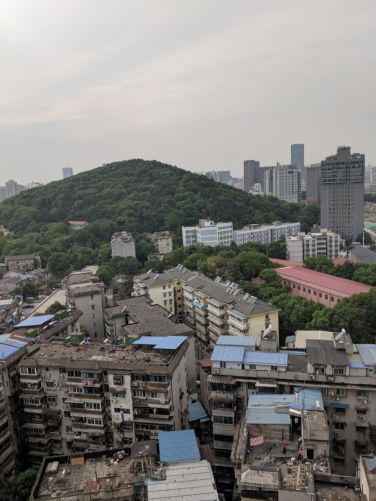
#> input picture CV/test1.png, 376 x 501 px
$ python testjoint.py
#> lines starting #> are read from the running program, lines starting #| are printed output that depends on the picture
import numpy as np
import imutils
import cv2
import time

class Stitcher:
    def __init__(self):
        # determine if we are using OpenCV v3.X
        self.isv3 = imutils.is_cv3()

    def stitch(self, images, ratio=0.75, reprojThresh=4.0,
        showMatches=False):
        # unpack the images, then detect keypoints and extract
        # local invariant descriptors from them

        (imageB, imageA) = images
        start = time.time()
        (kpsA, featuresA) = self.detectAndDescribe(imageA)
        end = time.time()
        print('%.5f s' %(end-start))

        (kpsB, featuresB) = self.detectAndDescribe(imageB)

        # match features between the two images
        start = time.time()
        M = self.matchKeypoints(kpsA, kpsB,
            featuresA, featuresB, ratio, reprojThresh)
        end = time.time()
        print('%.5f s' %(end-start))


        # if the match is None, then there aren't enough matched
        # keypoints to create a panorama
        if M is None:
            return None

        # otherwise, apply a perspective warp to stitch the images
        # together
        (matches, H, status) = M
        start = time.time()
        result = cv2.warpPerspective(imageA, H,
            (imageA.shape[1] + imageB.shape[1], imageA.shape[0]))
        result[0:imageB.shape[0], 0:imageB.shape[1]] = imageB
        end = time.time()
        print('%.5f s' %(end-start))


        # check to see if the keypoint matches should be visualized
        if showMatches:
            start = time.time()
            vis = self.drawMatches(imageA, imageB, kpsA, kpsB, matches,
                status)
            end = time.time()
            print('%.5f s' %(end-start))
            # return a tuple of the stitched image and the
            # visualization
            return (result, vis)

        # return the stitched image
        return result

    #接收照片，检测关键点和提取局部不变特征
    #用到了高斯差分（Difference of Gaussian (DoG)）关键点检测，和SIFT特征提取
    #detectAndCompute方法用来处理提取关键点和特征
    #返回一系列的关键点
    def detectAndDescribe(self, image):
        # convert the image to grayscale
        gray = cv2.cvtColor(image, cv2.COLOR_BGR2GRAY)

        # check to see if we are using OpenCV 3.X
        if self.isv3:
            # detect and extract features from the image
            descriptor = cv2.xfeatures2d.SIFT_create()
            (kps, features) = descriptor.detectAndCompute(image, None)

        # otherwise, we are using OpenCV 2.4.X
        else:
            # detect keypoints in the image
            detector = cv2.FeatureDetector_create("SIFT")
            kps = detector.detect(gray)

            # extract features from the image
            extractor = cv2.DescriptorExtractor_create("SIFT")
            (kps, features) = extractor.compute(gray, kps)

        # convert the keypoints from KeyPoint objects to NumPy
        # arrays
        kps = np.float32([kp.pt for kp in kps])

        # return a tuple of keypoints and features
        return (kps, features)
    #matchKeypoints方法需要四个参数，第一张图片的关键点和特征向量，第二张图片的关键点特征向量。
    #David Lowe’s ratio测试变量和RANSAC重投影门限也应该被提供。
    def matchKeypoints(self, kpsA, kpsB, featuresA, featuresB,
        ratio, reprojThresh):
        # compute the raw matches and initialize the list of actual
        # matches
        matcher = cv2.DescriptorMatcher_create("BruteForce")
        rawMatches = matcher.knnMatch(featuresA, featuresB, 2)
        matches = []

        # loop over the raw matches
        for m in rawMatches:
            # ensure the distance is within a certain ratio of each
            # other (i.e. Lowe's ratio test)
            if len(m) == 2 and m[0].distance < m[1].distance * ratio:
                matches.append((m[0].trainIdx, m[0].queryIdx))

        # computing a homography requires at least 4 matches
        if len(matches) > 4:
            # construct the two sets of points
            ptsA = np.float32([kpsA[i] for (_, i) in matches])
            ptsB = np.float32([kpsB[i] for (i, _) in matches])

            # compute the homography between the two sets of points
            (H, status) = cv2.findHomography(ptsA, ptsB, cv2.RANSAC,
                reprojThresh)

            # return the matches along with the homograpy matrix
            # and status of each matched point
            # status is单映计算的状态列表status用于表示已经成功匹配的关键点。
            return (matches, H, status)

        # otherwise, no homograpy could be computed
        return None
    #连线画出两幅图的匹配
    def drawMatches(self, imageA, imageB, kpsA, kpsB, matches, status):
        # initialize the output visualization image
        (hA, wA) = imageA.shape[:2]
        (hB, wB) = imageB.shape[:2]
        vis = np.zeros((max(hA, hB), wA + wB, 3), dtype="uint8")
        vis[0:hA, 0:wA] = imageA
        vis[0:hB, wA:] = imageB

        # loop over the matches
        for ((trainIdx, queryIdx), s) in zip(matches, status):
            # only process the match if the keypoint was successfully
            # matched
            if s == 1:
                # draw the match
                ptA = (int(kpsA[queryIdx][0]), int(kpsA[queryIdx][1]))
                ptB = (int(kpsB[trainIdx][0]) + wA, int(kpsB[trainIdx][1]))
                cv2.line(vis, ptA, ptB, (0, 255, 0), 1)

        # return the visualization
        return vis


if __name__ == '__main__':
# load the two images and resize them to have a width of 400 pixels
# (for faster processing)
    imageA = cv2.imread('test1.png')
#> imageA is the input picture: shape (501, 376, 3); mean B, G, R 122.2, 125.2, 126.9
    imageA = np.delete(imageA,0,0)
#> imageA: shape (500, 376, 3)
    imageB = cv2.imread('test2.png')
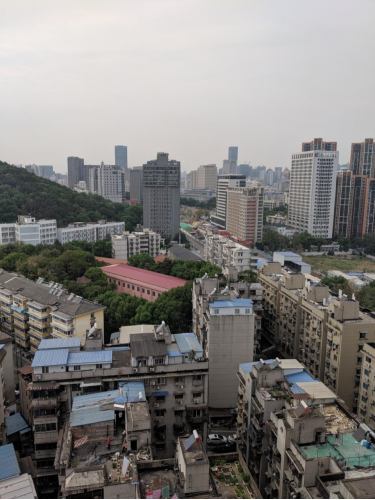
#> input picture CV/test2.png, 375 x 500 px
#> imageB is the input picture: shape (500, 375, 3); mean B, G, R 124, 126.1, 128.5
#imageA = imutils.resize(imageA, width=400)
#imageB = imutils.resize(imageB, width=400)
# stitch the images together to create a panorama
# showMatches=True 展示两幅图像特征的匹配,返回vis
    start = time.time()
    stitcher = Stitcher()
    (result, vis) = stitcher.stitch([imageA, imageB], showMatches=True)
#> in detectAndDescribe, `gray = cv2.cvtColor(image, cv2.COLOR_BGR2GRAY)`:
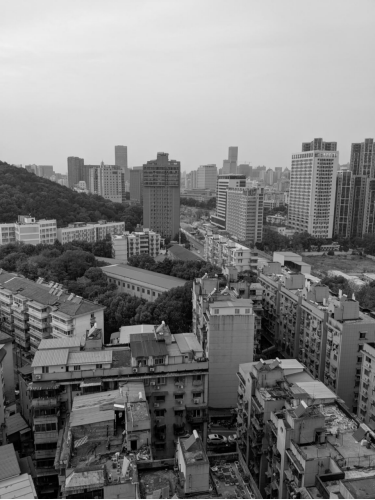
#> gray: shape (500, 375); min 0, max 255, mean 126.6
#> in detectAndDescribe, `kps = detector.detect(gray)`: kps = 2123 keypoints; strongest (x, y, size): (163, 322, 1.9), (195, 432, 2.6), (353, 298, 2.2), (115, 405, 2.1)
#> in detectAndDescribe, `kps = np.float32([kp.pt for kp in kps])`: kps = 2123 pairs, first value 2.49 to 372.2, second value 136.9 to 496.7
#> in stitch, `(kpsA, featuresA) = self.detectAndDescribe(imageA)`: kpsA has the same summary as kps in detectAndDescribe
#> in detectAndDescribe (call 2), `gray = cv2.cvtColor(image, cv2.COLOR_BGR2GRAY)`:
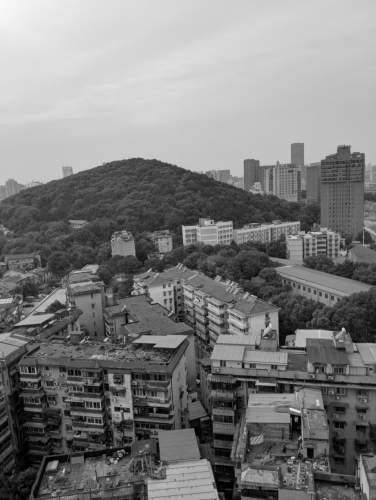
#> gray: shape (500, 376); min 0, max 248, mean 125.2
#> in detectAndDescribe (call 2), `kps = detector.detect(gray)`: kps = 1958 keypoints; strongest (x, y, size): (343, 329, 2.2), (117, 409, 3.4), (53, 465, 5.5), (258, 383, 3.4)
#> in detectAndDescribe (call 2), `kps = np.float32([kp.pt for kp in kps])`: kps = 1958 pairs, first value 2.4 to 372.4, second value 144 to 497.2
#> in stitch, `(kpsB, featuresB) = self.detectAndDescribe(imageB)`: kpsB has the same summary as kps in detectAndDescribe
#> in matchKeypoints, `rawMatches = matcher.knnMatch(featuresA, featuresB, 2)`: rawMatches = 2123 matches
#> after the loop in matchKeypoints, `for m in rawMatches:`: matches = 618 pairs, first value 237 to 1954, second value 5 to 2105
#> in matchKeypoints, `ptsA = np.float32([kpsA[i] for (_, i) in matches])`: ptsA = 618 pairs, first value 5.59 to 368.5, second value 141.2 to 487.2
#> in matchKeypoints, `ptsB = np.float32([kpsB[i] for (i, _) in matches])`: ptsB = 618 pairs, first value 46.63 to 370.8, second value 149.2 to 490.6
#> in matchKeypoints, `(H, status) = cv2.findHomography(ptsA, ptsB, cv2.RANSAC, reprojThresh)`: H = [[0.67, 0.00817, 182.4], [-0.226, 0.93, 18.93], [-0.000933, 3e-05, 1]]; status = 618 values, max 1 at index 0, min 0 at index 127, mean 0.982
#> in stitch, `result[0:imageB.shape[0], 0:imageB.shape[1]] = imageB`:
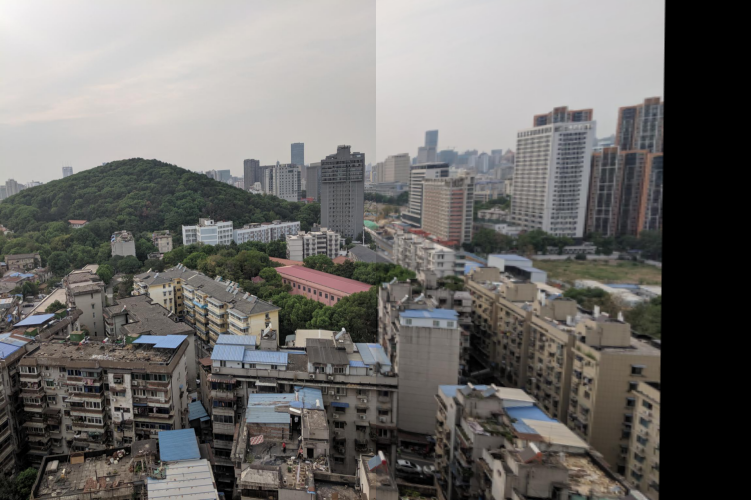
#> result: shape (500, 751, 3); mean B, G, R 106.1, 108.7, 110.6
#> in drawMatches, `vis[0:hA, 0:wA] = imageA`:
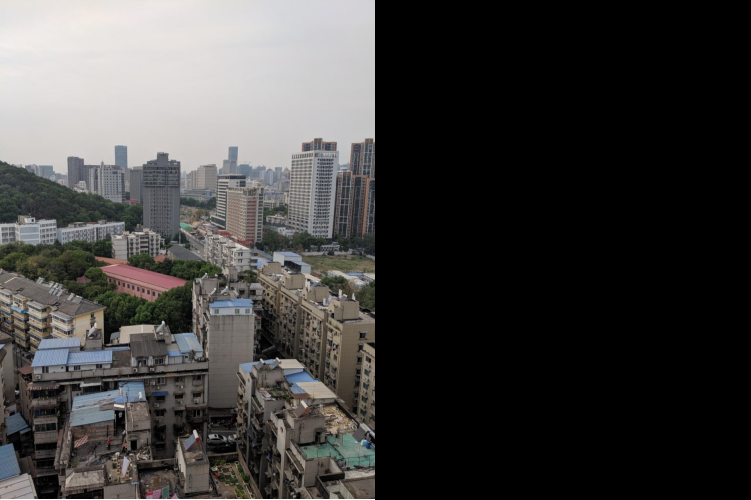
#> vis: shape (500, 751, 3); mean B, G, R 61.9, 63, 64.2
#> in drawMatches, `vis[0:hB, wA:] = imageB`:
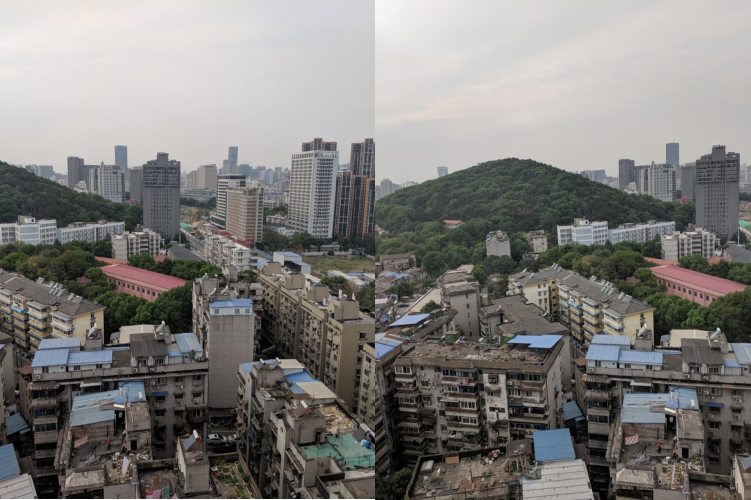
#> vis: shape (500, 751, 3); mean B, G, R 123, 125.6, 127.6
#> the loop in drawMatches, `for ((trainIdx, queryIdx), s) in zip(matches, status):` made 618 passes
#> (trainIdx, queryIdx, ptA, ptB) on passes 1 to 12: (965, 5, (5, 271), (564, 270)), (967, 6, (5, 315), (564, 309)), (971, 14, (7, 252), (565, 251)), (970, 16, (7, 231), (565, 232)), (972, 18, (8, 236), (565, 238)), (973, 19, (8, 236), (565, 238)), (974, 21, (8, 310), (565, 304)), (986, 31, (9, 162), (567, 170)), (985, 33, (10, 430), (567, 415)), (987, 35, (11, 445), (567, 429)), (990, 39, (11, 413), (568, 400)), (993, 43, (12, 317), (569, 311))
#> (ptA, ptB) on passes 61 to 66: ((29, 434), (583, 422)), ((29, 321), (583, 316)), ((29, 321), (583, 316)), ((30, 230), (583, 232)), ((30, 230), (583, 232)), ((30, 245), (584, 246))
#> after the loop in drawMatches, `for ((trainIdx, queryIdx), s) in zip(matches, status):`:
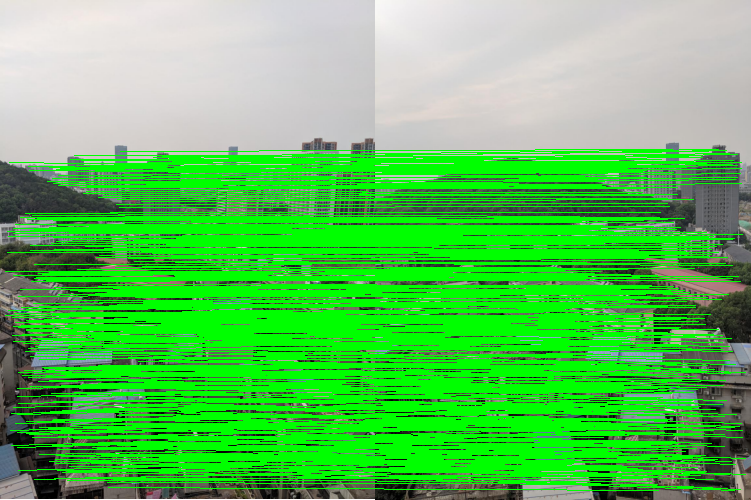
#> vis: shape (500, 751, 3); mean B, G, R 88, 193.5, 90.6
# show the images
    end = time.time()
    print('%.5f s' %(end-start))
    cv2.imwrite('vis1.jpg', vis)
    cv2.imwrite('result.jpg', result)
